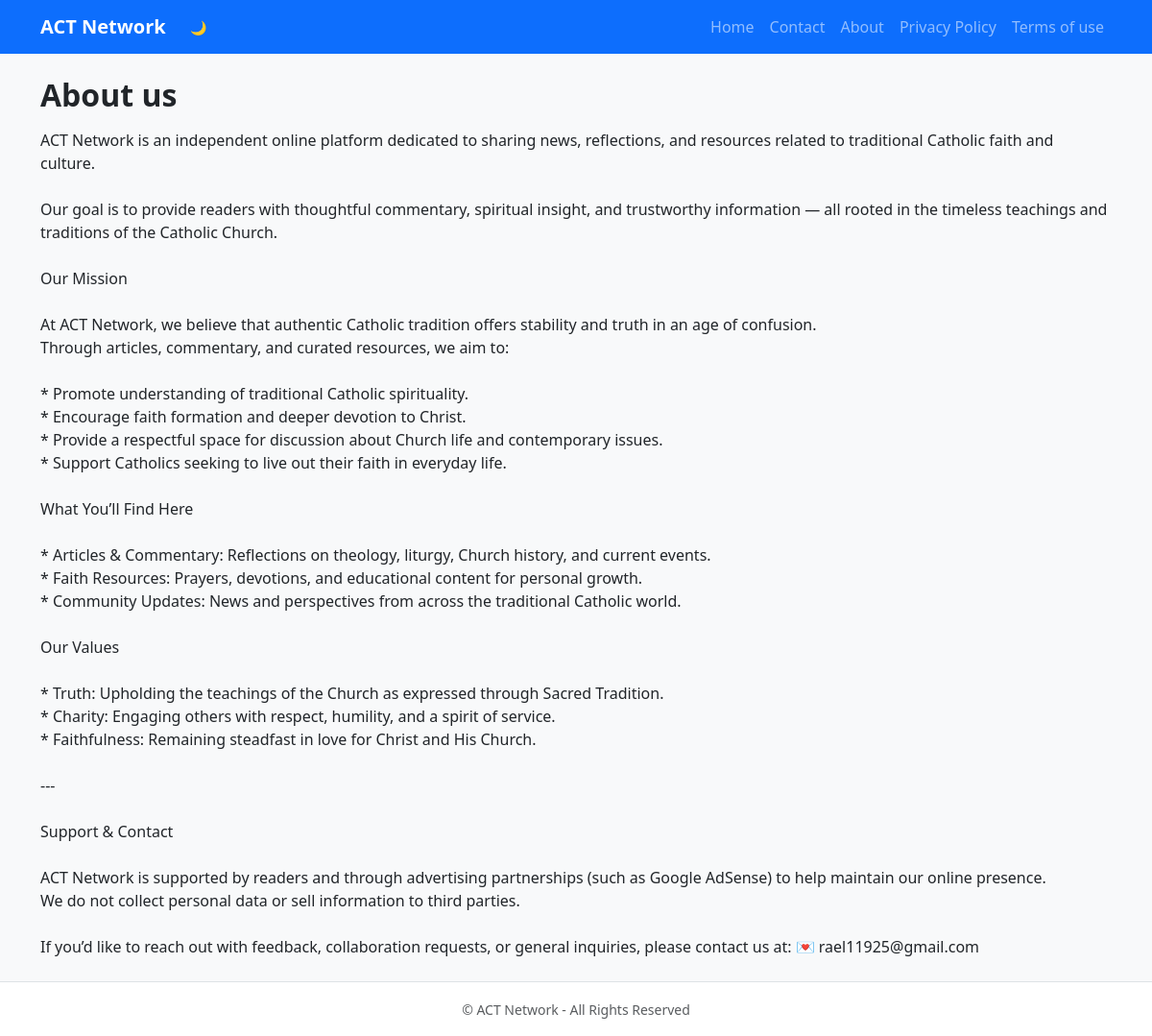
The page /about/ on the database its author committed.
### blog/models.py (models this page shows, shortened)
class About(models.Model):
    title = models.CharField(max_length=200)
    content = models.TextField()
    date_updated = models.DateTimeField(default=timezone.now)

### blog/views.py (the view)
# urls.py: path("about/", views.about, name="about"),
def about(request):
    about = About.objects.all()
    return render(request, "blog/about.html", {"about":about})

### blog/templates/blog/about.html (shortened to what this page needs)
{% extends "blog/base.html" %}
{% block content %}
{% for data in about %}
    <div class="">
        <h2 class="fw-bold mb-3">{{ data.title }}</h2>
        <p>{{ data.content|linebreaksbr }}</p>
    </div>
{% empty %}
    <p>No About Yet. You can contact us for more info.</p>
{% endfor %}
{% endblock %}

### rows shown on the page
About: title "About us", content "ACT Network is an independent online platform dedicated to sharing news, reflections, and resources related to traditional Catholic faith and culture. Our goal is to provide readers with thoughtful commentary, spiritual insight, and trustworthy information — all rooted in the timeless teachings and traditions of the Catholic Church. Our Mission At ACT Network, we believe that authentic Catholic tradition offers stability and truth in an age of confusion. Through articles, commentary, and curated resources, we aim to: * Promote understanding of traditional Catholic spirituality. * Encourage faith formation and deeper devotion to Christ. * Provide a respectful space for discussion about…"
